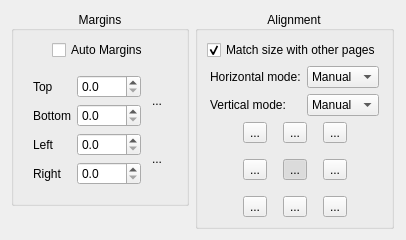
         <widget class="QWidget" name="scrollAreaWidgetContents_6">
          <property name="geometry">
           <rect>
            <x>0</x>
            <y>0</y>
            <width>406</width>
            <height>237</height>
           </rect>
          </property>
          <layout class="QGridLayout" name="gridLayout_10">
           <item row="1" column="0">
            <spacer name="horizontalSpacer_27">
             <property name="orientation">
              <enum>Qt::Horizontal</enum>
             </property>
             <property name="sizeHint" stdset="0">
              <size>
               <width>1</width>
               <height>1</height>
              </size>
             </property>
            </spacer>
           </item>
           <item row="1" column="1">
            <layout class="QVBoxLayout" name="verticalLayout_15">
             <item>
              <widget class="QGroupBox" name="marginsGroup">
               <property name="title">
                <string>Margins</string>
               </property>
               <property name="alignment">
                <set>Qt::AlignCenter</set>
               </property>
               <layout class="QVBoxLayout" name="verticalLayout_14">
                <item>
                 <layout class="QHBoxLayout" name="horizontalLayout_8">
                  <item>
                   <spacer name="horizontalSpacer_21">
                    <property name="orientation">
                     <enum>Qt::Horizontal</enum>
                    </property>
                    <property name="sizeHint" stdset="0">
                     <size>
                      <width>1</width>
                      <height>1</height>
                     </size>
                    </property>
                   </spacer>
                  </item>
                  <item>
                   <widget class="QCheckBox" name="autoMargins">
                    <property name="text">
                     <string>Auto Margins</string>
                    </property>
                    <property name="checked">
                     <bool>false</bool>
                    </property>
                   </widget>
                  </item>
                  <item>
                   <spacer name="horizontalSpacer_22">
                    <property name="orientation">
                     <enum>Qt::Horizontal</enum>
                    </property>
                    <property name="sizeHint" stdset="0">
                     <size>
                      <width>1</width>
                      <height>1</height>
                     </size>
                    </property>
                   </spacer>
                  </item>
                 </layout>
                </item>
                <item>
                 <widget class="QWidget" name="marginsWidget" native="true">
                  <layout class="QHBoxLayout" name="horizontalLayout_9">
                   <item>
                    <spacer name="horizontalSpacer_23">
                     <property name="orientation">
                      <enum>Qt::Horizontal</enum>
                     </property>
                     <property name="sizeHint" stdset="0">
                      <size>
                       <width>1</width>
                       <height>1</height>
                      </size>
                     </property>
                    </spacer>
                   </item>
                   <item>
                    <layout class="QGridLayout" name="gridLayout_9">
                     <item row="0" column="2" rowspan="2">
                      <widget class="QToolButton" name="topBottomLink">
                       <property name="checkable">
                        <bool>true</bool>
                       </property>
                       <property name="minimumSize">
                        <size>
                         <width>20</width>
                         <height>36</height>
                        </size>
                       </property>
                       <property name="maximumSize">
                        <size>
                         <width>20</width>
                         <height>36</height>
                        </size>
                       </property>
                       <property name="styleSheet">
                        <string notr="true">QToolButton:!hover {
  padding: 0;
  border: none;
  background-color: transparent;
}

QToolButton:hover {
  padding: 0;
  border: 1px solid palette(highlight);
  background-color: palette(base);
}

QToolButton:pressed {
  padding: 0;
  border: 1px solid palette(highlight);
  background-color: palette(alternative-base);
}</string>
                       </property>
                       <property name="text">
                        <string>...</string>
                       </property>
                       <property name="iconName" stdset="0">
                        <string notr="true">link-2-off</string>
                       </property>
                       <property name="iconNameOn" stdset="0">
                        <string notr="true">link-2</string>
                       </property>
                       <property name="iconSize">
                        <size>
                         <width>18</width>
                         <height>24</height>
                        </size>
                       </property>
                      </widget>
                     </item>
                     <item row="0" column="0">
                      <widget class="QLabel" name="label_3">
                       <property name="text">
                        <string>Top</string>
                       </property>
                      </widget>
                     </item>
                     <item row="3" column="0">
                      <widget class="QLabel" name="label_4">
                       <property name="text">
                        <string>Right</string>
                       </property>
                      </widget>
                     </item>
                     <item row="2" column="0">
                      <widget class="QLabel" name="label_5">
                       <property name="text">
                        <string>Left</string>
                       </property>
                      </widget>
                     </item>
                     <item row="2" column="2" rowspan="2">
                      <widget class="QToolButton" name="leftRightLink">
                       <property name="checkable">
                        <bool>true</bool>
                       </property>
                       <property name="minimumSize">
                        <size>
                         <width>20</width>
                         <height>36</height>
                        </size>
                       </property>
                       <property name="maximumSize">
                        <size>
                         <width>20</width>
                         <height>36</height>
                        </size>
                       </property>
                       <property name="styleSheet">
                        <string notr="true">QToolButton:!hover {
  padding: 0;
  border: none;
  background-color: transparent;
}

QToolButton:hover {
  padding: 0;
  border: 1px solid palette(highlight);
  background-color: palette(base);
}

QToolButton:pressed {
  padding: 0;
  border: 1px solid palette(highlight);
  background-color: palette(alternative-base);
}</string>
                       </property>
                       <property name="text">
                        <string>...</string>
                       </property>
                       <property name="iconName" stdset="0">
                        <string notr="true">link-2-off</string>
                       </property>
                       <property name="iconNameOn" stdset="0">
                        <string notr="true">link-2</string>
                       </property>
                       <property name="iconSize">
                        <size>
                         <width>18</width>
                         <height>24</height>
                        </size>
                       </property>
                       <property name="checked">
                        <bool>false</bool>
                       </property>
                      </widget>
                     </item>
                     <item row="3" column="1">
                      <widget class="QDoubleSpinBox" name="rightMarginSpinBox">
                       <property name="decimals">
                        <number>1</number>
                       </property>
                       <property name="maximum">
                        <double>9999.000000000000000</double>
                       </property>
                      </widget>
                     </item>
                     <item row="1" column="1">
                      <widget class="QDoubleSpinBox" name="bottomMarginSpinBox">
                       <property name="decimals">
                        <number>1</number>
                       </property>
                       <property name="maximum">
                        <double>9999.000000000000000</double>
                       </property>
                      </widget>
                     </item>
                     <item row="0" column="1">
                      <widget class="QDoubleSpinBox" name="topMarginSpinBox">
                       <property name="decimals">
                        <number>1</number>
                       </property>
                       <property name="maximum">
                        <double>9999.000000000000000</double>
                       </property>
                      </widget>
                     </item>
                     <item row="1" column="0">
                      <widget class="QLabel" name="label_6">
                       <property name="text">
                        <string>Bottom</string>
                       </property>
                      </widget>
                     </item>
                     <item row="2" column="1">
                      <widget class="QDoubleSpinBox" name="leftMarginSpinBox">
                       <property name="decimals">
                        <number>1</number>
                       </property>
                       <property name="maximum">
                        <double>9999.000000000000000</double>
                       </property>
                      </widget>
                     </item>
                    </layout>
                   </item>
                   <item>
                    <spacer name="horizontalSpacer_24">
                     <property name="orientation">
                      <enum>Qt::Horizontal</enum>
                     </property>
                     <property name="sizeType">
                      <enum>QSizePolicy::Expanding</enum>
                     </property>
                     <property name="sizeHint" stdset="0">
                      <size>
                       <width>1</width>
                       <height>1</height>
                      </size>
                     </property>
                    </spacer>
                   </item>
                  </layout>
                 </widget>
                </item>
               </layout>
              </widget>
             </item>
             <item>
              <spacer name="verticalSpacer_13">
               <property name="orientation">
                <enum>Qt::Vertical</enum>
               </property>
               <property name="sizeHint" stdset="0">
                <size>
                 <width>20</width>
                 <height>40</height>
                </size>
               </property>
              </spacer>
             </item>
            </layout>
           </item>
           <item row="1" column="3">
            <spacer name="horizontalSpacer_28">
             <property name="orientation">
              <enum>Qt::Horizontal</enum>
             </property>
             <property name="sizeHint" stdset="0">
              <size>
               <width>1</width>
               <height>1</height>
              </size>
             </property>
            </spacer>
           </item>
           <item row="2" column="1" colspan="2">
            <spacer name="verticalSpacer_10">
             <property name="orientation">
              <enum>Qt::Vertical</enum>
             </property>
             <property name="sizeHint" stdset="0">
              <size>
               <width>1</width>
               <height>1</height>
              </size>
             </property>
            </spacer>
           </item>
           <item row="0" column="1" colspan="2">
            <spacer name="verticalSpacer_9">
             <property name="orientation">
              <enum>Qt::Vertical</enum>
             </property>
             <property name="sizeHint" stdset="0">
              <size>
               <width>1</width>
               <height>1</height>
              </size>
             </property>
            </spacer>
           </item>
           <item row="1" column="2">
            <widget class="QGroupBox" name="alignmentGroup">
             <property name="title">
              <string>Alignment</string>
             </property>
             <property name="alignment">
              <set>Qt::AlignCenter</set>
             </property>
             <layout class="QVBoxLayout" name="verticalLayout_12">
              <item>
               <layout class="QHBoxLayout" name="horizontalLayout_26">
                <item>
                 <spacer name="horizontalSpacer_15">
                  <property name="orientation">
                   <enum>Qt::Horizontal</enum>
                  </property>
                  <property name="sizeHint" stdset="0">
                   <size>
                    <width>1</width>
                    <height>1</height>
                   </size>
                  </property>
                 </spacer>
                </item>
                <item>
                 <widget class="QCheckBox" name="alignWithOthersCB">
                  <property name="text">
                   <string>Match size with other pages</string>
                  </property>
                  <property name="checked">
                   <bool>true</bool>
                  </property>
                 </widget>
                </item>
                <item>
                 <spacer name="horizontalSpacer_16">
                  <property name="orientation">
                   <enum>Qt::Horizontal</enum>
                  </property>
                  <property name="sizeHint" stdset="0">
                   <size>
                    <width>1</width>
                    <height>1</height>
                   </size>
                  </property>
                 </spacer>
                </item>
               </layout>
              </item>
              <item>
               <layout class="QHBoxLayout" name="horizontalLayout_20">
                <item>
                 <spacer name="horizontalSpacer_74">
                  <property name="orientation">
                   <enum>Qt::Horizontal</enum>
                  </property>
                  <property name="sizeHint" stdset="0">
                   <size>
                    <width>1</width>
                    <height>1</height>
                   </size>
                  </property>
                 </spacer>
                </item>
                <item>
                 <layout class="QGridLayout" name="gridLayout_15">
                  <item row="0" column="0">
                   <widget class="QLabel" name="hAlignmentModeLabel">
                    <property name="text">
                     <string>Horizontal mode:</string>
                    </property>
                   </widget>
                  </item>
                  <item row="1" column="0">
                   <widget class="QLabel" name="vAlignmentModeLabel">
                    <property name="text">
                     <string>Vertical mode:</string>
                    </property>
                   </widget>
                  </item>
                  <item row="0" column="1">
                   <widget class="QComboBox" name="hAlignmentModeCB">
                    <property name="currentIndex">
                     <number>1</number>
                    </property>
                    <item>
                     <property name="text">
                      <string comment="auto">Auto</string>
                     </property>
                    </item>
                    <item>
                     <property name="text">
                      <string comment="manual">Manual</string>
                     </property>
                    </item>
                    <item>
                     <property name="text">
                      <string comment="original">Original</string>
                     </property>
                    </item>
                   </widget>
                  </item>
                  <item row="1" column="1">
                   <widget class="QComboBox" name="vAlignmentModeCB">
                    <property name="currentIndex">
                     <number>1</number>
                    </property>
                    <item>
                     <property name="text">
                      <string comment="auto">Auto</string>
                     </property>
                    </item>
                    <item>
                     <property name="text">
                      <string comment="manual">Manual</string>
                     </property>
                    </item>
                    <item>
                     <property name="text">
                      <string comment="original">Original</string>
                     </property>
                    </item>
                   </widget>
                  </item>
                 </layout>
                </item>
                <item>
                 <spacer name="horizontalSpacer_75">
                  <property name="orientation">
                   <enum>Qt::Horizontal</enum>
                  </property>
                  <property name="sizeHint" stdset="0">
                   <size>
                    <width>1</width>
                    <height>1</height>
                   </size>
                  </property>
                 </spacer>
                </item>
               </layout>
              </item>
              <item>
               <layout class="QHBoxLayout" name="horizontalLayout_5">
                <item>
                 <spacer name="horizontalSpacer_17">
                  <property name="orientation">
                   <enum>Qt::Horizontal</enum>
                  </property>
                  <property name="sizeHint" stdset="0">
                   <size>
                    <width>1</width>
                    <height>1</height>
                   </size>
                  </property>
                 </spacer>
                </item>
                <item>
                 <layout class="QGridLayout" name="gridLayout_8">
                  <property name="spacing">
                   <number>16</number>
                  </property>
                  <item row="0" column="0">
                   <widget class="QToolButton" name="alignTopLeftBtn">
                    <property name="text">
                     <string>...</string>
                    </property>
                    <property name="iconName" stdset="0">
                     <string notr="true">align-north-west</string>
                    </property>
                    <property name="iconSize">
                     <size>
                      <width>24</width>
                      <height>24</height>
                     </size>
                    </property>
                    <property name="checkable">
                     <bool>true</bool>
                    </property>
                    <property name="autoExclusive">
                     <bool>true</bool>
                    </property>
                   </widget>
                  </item>
                  <item row="0" column="1">
                   <widget class="QToolButton" name="alignTopBtn">
                    <property name="text">
                     <string>...</string>
                    </property>
                    <property name="iconName" stdset="0">
                     <string notr="true">arrow-up-to-line</string>
                    </property>
                    <property name="iconSize">
                     <size>
                      <width>24</width>
                      <height>24</height>
                     </size>
                    </property>
                    <property name="checkable">
                     <bool>true</bool>
                    </property>
                    <property name="autoExclusive">
                     <bool>true</bool>
                    </property>
                   </widget>
                  </item>
                  <item row="0" column="2">
                   <widget class="QToolButton" name="alignTopRightBtn">
                    <property name="text">
                     <string>...</string>
                    </property>
                    <property name="iconName" stdset="0">
                     <string notr="true">align-north-east</string>
                    </property>
                    <property name="iconSize">
                     <size>
                      <width>24</width>
                      <height>24</height>
                     </size>
                    </property>
                    <property name="checkable">
                     <bool>true</bool>
                    </property>
                    <property name="autoExclusive">
                     <bool>true</bool>
                    </property>
                   </widget>
                  </item>
                  <item row="1" column="0">
                   <widget class="QToolButton" name="alignLeftBtn">
                    <property name="text">
                     <string>...</string>
                    </property>
                    <property name="iconName" stdset="0">
                     <string notr="true">arrow-left-to-line</string>
                    </property>
                    <property name="iconSize">
                     <size>
                      <width>24</width>
                      <height>24</height>
                     </size>
                    </property>
                    <property name="checkable">
                     <bool>true</bool>
                    </property>
                    <property name="autoExclusive">
                     <bool>true</bool>
                    </property>
                   </widget>
                  </item>
                  <item row="1" column="1">
                   <widget class="QToolButton" name="alignCenterBtn">
                    <property name="text">
                     <string>...</string>
                    </property>
                    <property name="iconName" stdset="0">
                     <string notr="true">shrink</string>
                    </property>
                    <property name="iconSize">
                     <size>
                      <width>24</width>
                      <height>24</height>
                     </size>
                    </property>
                    <property name="checkable">
                     <bool>true</bool>
                    </property>
                    <property name="checked">
                     <bool>true</bool>
                    </property>
                    <property name="autoExclusive">
                     <bool>true</bool>
                    </property>
                   </widget>
                  </item>
                  <item row="1" column="2">
                   <widget class="QToolButton" name="alignRightBtn">
                    <property name="text">
                     <string>...</string>
                    </property>
                    <property name="iconName" stdset="0">
                     <string notr="true">arrow-right-to-line</string>
                    </property>
                    <property name="iconSize">
                     <size>
                      <width>24</width>
                      <height>24</height>
                     </size>
                    </property>
                    <property name="checkable">
                     <bool>true</bool>
                    </property>
                    <property name="autoExclusive">
                     <bool>true</bool>
                    </property>
                   </widget>
                  </item>
                  <item row="2" column="0">
                   <widget class="QToolButton" name="alignBottomLeftBtn">
                    <property name="text">
                     <string>...</string>
                    </property>
                    <property name="iconName" stdset="0">
                     <string notr="true">align-south-west</string>
                    </property>
                    <property name="iconSize">
                     <size>
                      <width>24</width>
                      <height>24</height>
                     </size>
                    </property>
                    <property name="checkable">
                     <bool>true</bool>
                    </property>
                    <property name="autoExclusive">
                     <bool>true</bool>
                    </property>
                   </widget>
                  </item>
                  <item row="2" column="1">
                   <widget class="QToolButton" name="alignBottomBtn">
                    <property name="text">
                     <string>...</string>
                    </property>
                    <property name="iconName" stdset="0">
                     <string notr="true">arrow-down-to-line</string>
                    </property>
                    <property name="iconSize">
                     <size>
                      <width>24</width>
                      <height>24</height>
                     </size>
                    </property>
                    <property name="checkable">
                     <bool>true</bool>
                    </property>
                    <property name="autoExclusive">
                     <bool>true</bool>
                    </property>
                   </widget>
                  </item>
                  <item row="2" column="2">
                   <widget class="QToolButton" name="alignBottomRightBtn">
                    <property name="text">
                     <string>...</string>
                    </property>
                    <property name="iconName" stdset="0">
                     <string notr="true">align-south-east</string>
                    </property>
                    <property name="iconSize">
                     <size>
                      <width>24</width>
                      <height>24</height>
                     </size>
                    </property>
                    <property name="checkable">
                     <bool>true</bool>
                    </property>
                    <property name="autoExclusive">
                     <bool>true</bool>
                    </property>
                   </widget>
                  </item>
                 </layout>
                </item>
                <item>
                 <spacer name="horizontalSpacer_18">
                  <property name="orientation">
                   <enum>Qt::Horizontal</enum>
                  </property>
                  <property name="sizeHint" stdset="0">
                   <size>
                    <width>1</width>
                    <height>1</height>
                   </size>
                  </property>
                 </spacer>
                </item>
               </layout>
              </item>
             </layout>
            </widget>
           </item>
          </layout>
         </widget>
